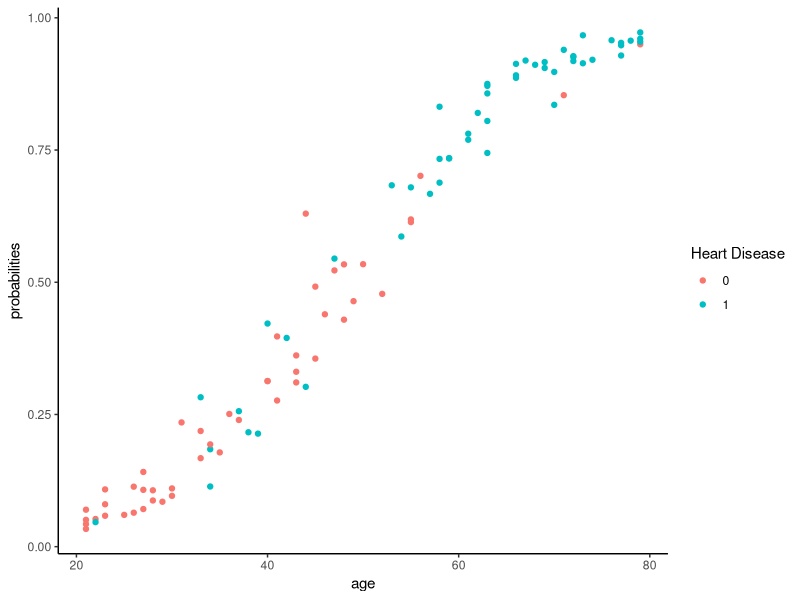

Generate this figure with R:
#loading the data
data <- read.csv('simulated_healthcare_dataset-1.csv')

#building the model
model <- glm(heart_disease ~ age + systolic_bp + cholesterol, data = data, family = binomial)

#summary of the model
summary(model)

#computing predicted probabilities:
data$probabilities <- predict(model, newdata = data, type = "response")


#creating a scatter plot:
library(ggplot2)

ggplot(data, aes(x = age, y = probabilities, color = as.factor(heart_disease))) +
  geom_point() +
  labs(color = "Heart Disease") +
  theme_classic()

